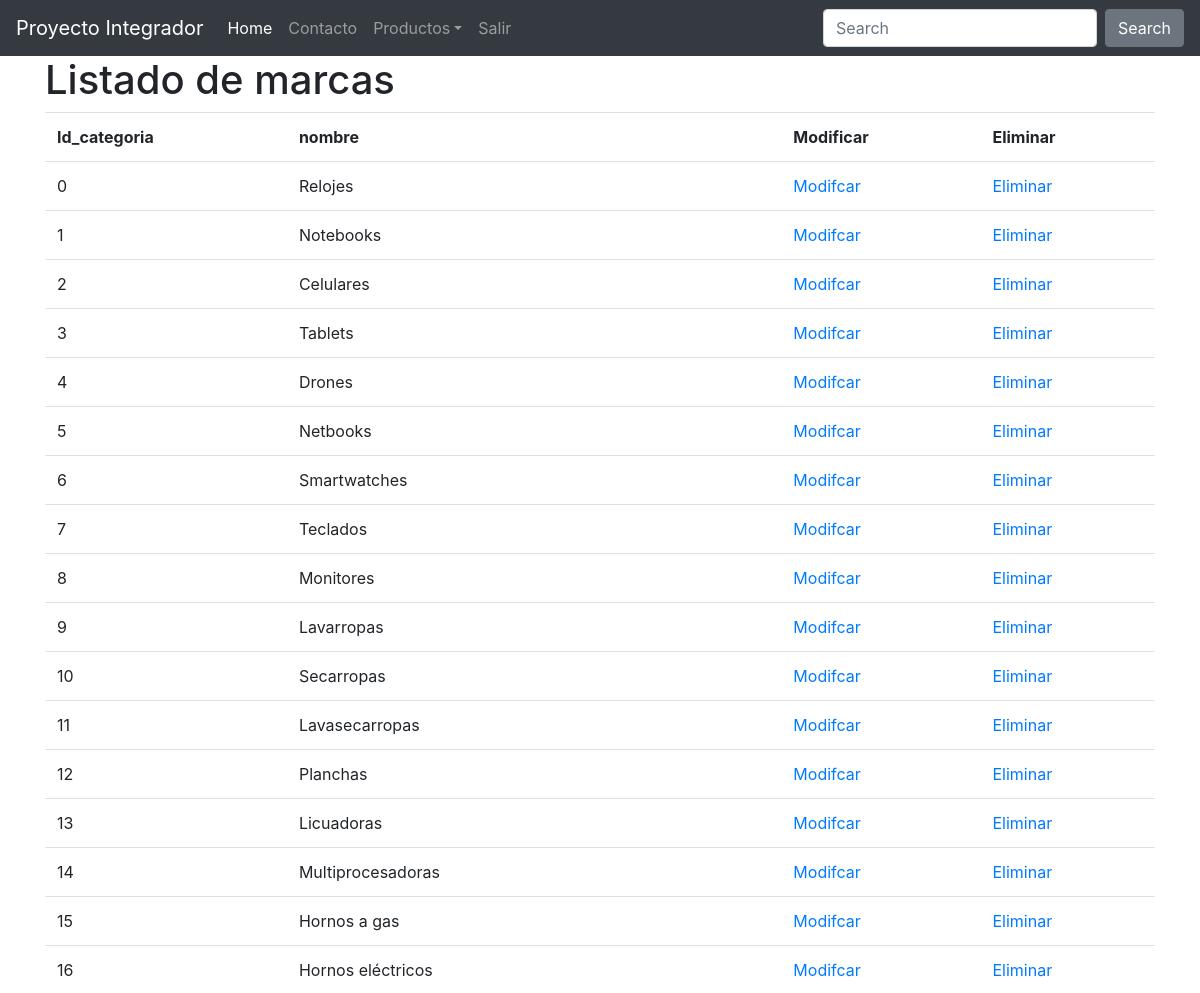
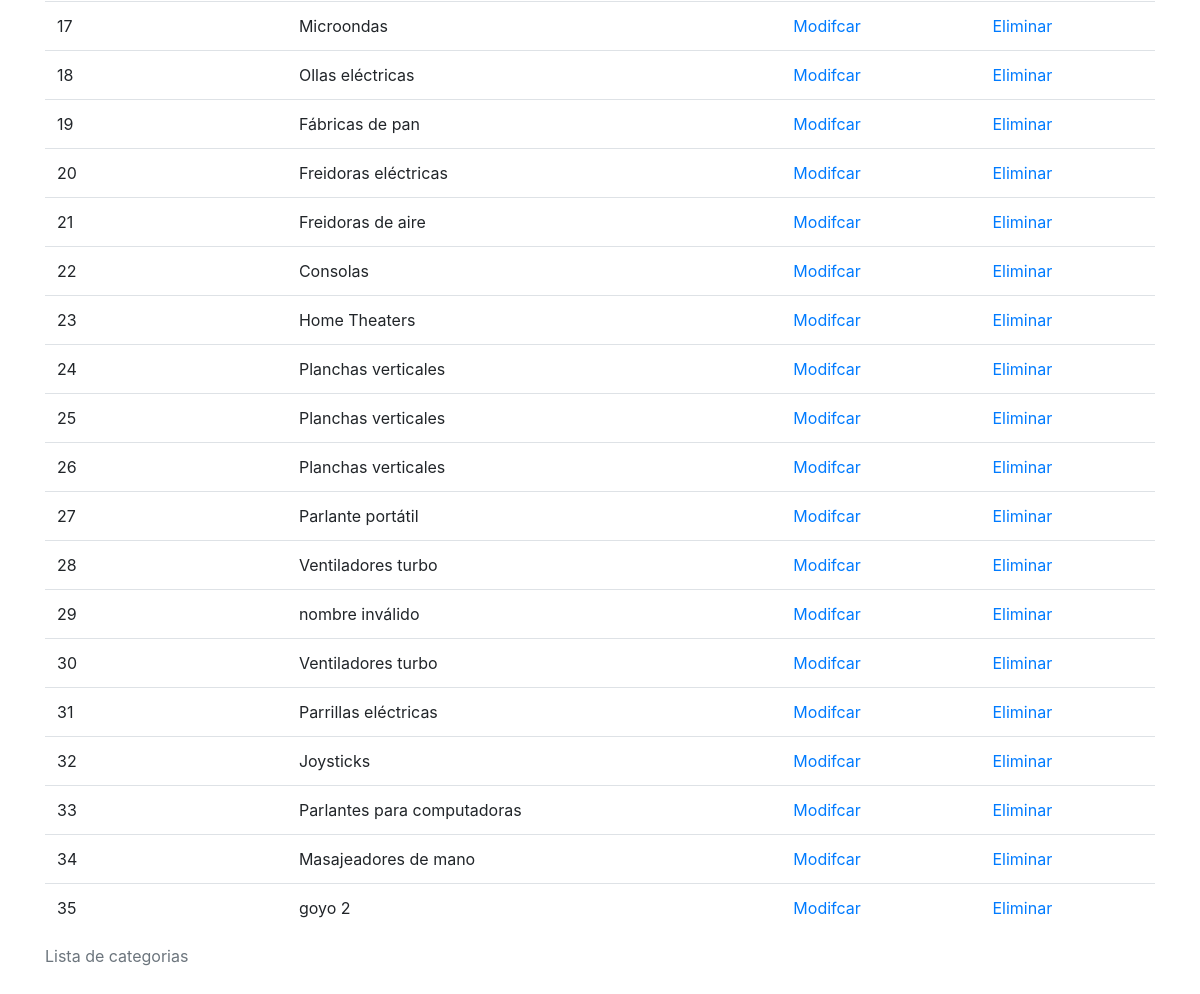
/categorias_listado.php (signed in), run on the app's committed database (2 pictures, top to bottom).
### tables this page shows
CREATE TABLE `categorias` (
  `id_categoria` int(10) UNSIGNED NOT NULL,
  `nombre` varchar(100) NOT NULL
);

### categorias_listado.php (the view, shortened to what this page needs)
<?php include "navbar.php";
$titulo='Listado de marcas';
if (!isset($_SESSION)){
    session_start();
} elseif (!isset($_SESSION['usuario']))
{
    header('Location: login.php?direccion=categorias_listado.php');
    die();
} else {
    echo '<h1>' . $titulo . '</h1>';
    $conexion = mysqli_connect(DB_HOST, DB_USER, DB_PASSWORD, DB_DATABASE);
    if ($conexion) {
        mysqli_set_charset($conexion, DB_DATABASE);
        $rs = mysqli_query($conexion, 'SELECT * FROM  categorias');
        echo '<table class="table">';
        echo '<caption>Lista de categorias</caption>';
        echo '<th  scope="col"> Id_categoria </th>';
        echo '<th  scope="col"> nombre </th>';
        echo '<th scope="col">Modificar</th>';
        echo '<th scope="col">Eliminar</th>';
        while ($fila = mysqli_fetch_assoc($rs)) {
            echo '<tr>';
            $idcategoria = $fila['id_categoria'];
            foreach ($fila as $partes) {
                echo '<td>' . $partes . '</td>';
            }
            echo '<td><a href=categoria-modificar.php?modificar=' . $idcategoria . '">Modifcar</a></td>';
            echo '<td><a href="categoria-eliminar.php?eliminar=' . $idcategoria . '">Eliminar</a></td>';
            echo '</tr>';
        }
        echo '</table>';
    } else {
        header('Location: pagina_error.php');
    }
}
include 'footer.php';

### navbar.php (shortened to what this page needs)
<!doctype html>
 <html lang="es">
 <head>
     <link rel="stylesheet" href="css/bootstrap.min.css">
 </head>
 <body>
 <nav class="navbar navbar-expand-md navbar-dark bg-dark ">
     <a class="navbar-brand" href="index.php?titulo=Home">Proyecto Integrador</a>
     <div class="collapse navbar-collapse" id="navbarsExampleDefault">
         <ul class="navbar-nav mr-auto">
             <li class="nav-item active">
                 <a class="nav-link" href="index.php">Home <span class="sr-only">(current)</span></a>
             </li>
             <li class="nav-item">
                 <a class="nav-link" href="contacto.php">Contacto</a>
             </li>
             <li class="nav-item dropdown">
                 <a class="nav-link dropdown-toggle" href="#" id="dropdown01" data-toggle="dropdown" aria-haspopup="true" aria-expanded="false">Productos</a>
             </li>
             <?php
             if (!isset($_SESSION['usuario']))
             {
             ?>
                 <li class="nav-item">
                     <a class="nav-link" href="login.php?direccion=index.php">Iniciar Sesion</a>
                 </li>
             <?php
             } else {
             ?>
                 <li class="nav-item">
                     <a class="nav-link" href="salir.php">Salir</a>
                 </li>
             <?php
             }
             ?>
         </ul>
         <form class="form-inline my-2 my-lg-0">
             <input class="form-control mr-sm-2" type="text" placeholder="Search" aria-label="Search">
             <button class="btn btn-secondary my-2 my-sm-0" type="submit">Search</button>
         </form>
     </div>
 </nav>
 <main role="main" class="container">

### footer.php (shortened to what this page needs)
</main>
</body>
</html>

### data on the page
categorias: id_categoria "0", nombre "Relojes"
categorias: id_categoria "1", nombre "Notebooks"
categorias: id_categoria "2", nombre "Celulares"
categorias: id_categoria "3", nombre "Tablets"
categorias: id_categoria "4", nombre "Drones"
categorias: id_categoria "5", nombre "Netbooks"
categorias: id_categoria "6", nombre "Smartwatches"
categorias: id_categoria "7", nombre "Teclados"
categorias: id_categoria "8", nombre "Monitores"
categorias: id_categoria "9", nombre "Lavarropas"
categorias: id_categoria "10", nombre "Secarropas"
categorias: id_categoria "11", nombre "Lavasecarropas"
categorias: id_categoria "12", nombre "Planchas"
categorias: id_categoria "13", nombre "Licuadoras"
categorias: id_categoria "14", nombre "Multiprocesadoras"
categorias: id_categoria "15", nombre "Hornos a gas"
categorias: id_categoria "16", nombre "Hornos eléctricos"
categorias: id_categoria "17", nombre "Microondas"
categorias: id_categoria "18", nombre "Ollas eléctricas"
categorias: id_categoria "19", nombre "Fábricas de pan"
categorias: id_categoria "20", nombre "Freidoras eléctricas"
categorias: id_categoria "21", nombre "Freidoras de aire"
categorias: id_categoria "22", nombre "Consolas"
categorias: id_categoria "23", nombre "Home Theaters"
categorias: id_categoria "24", nombre "Planchas verticales"
categorias: id_categoria "25", nombre "Planchas verticales"
categorias: id_categoria "26", nombre "Planchas verticales"
categorias: id_categoria "27", nombre "Parlante portátil"
categorias: id_categoria "28", nombre "Ventiladores turbo"
categorias: id_categoria "29", nombre "nombre inválido"
categorias: id_categoria "30", nombre "Ventiladores turbo"
categorias: id_categoria "31", nombre "Parrillas eléctricas"
categorias: id_categoria "32", nombre "Joysticks"
categorias: id_categoria "33", nombre "Parlantes para computadoras"
categorias: id_categoria "34", nombre "Masajeadores de mano"
categorias: id_categoria "35", nombre "goyo 2"

### other printed values
$titulo "Listado de marcas"
